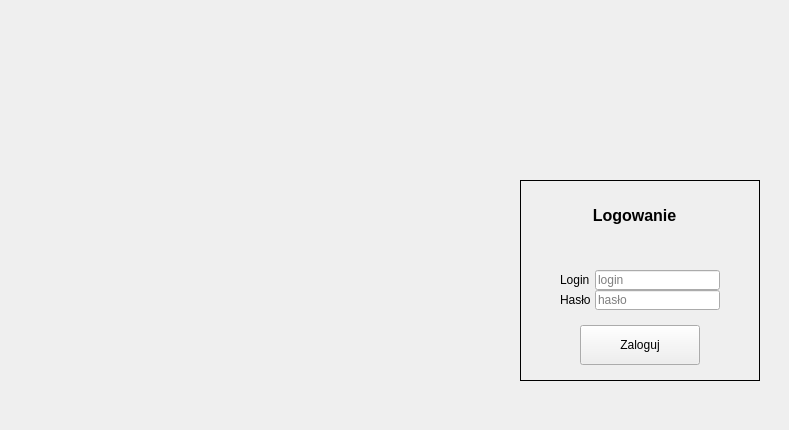
    <widget class="QWidget" name="login_page">
     <widget class="QWidget" name="Logowanie_widget" native="true">
      <property name="enabled">
       <bool>true</bool>
      </property>
      <property name="geometry">
       <rect>
        <x>500</x>
        <y>160</y>
        <width>280</width>
        <height>261</height>
       </rect>
      </property>
      <property name="autoFillBackground">
       <bool>true</bool>
      </property>
      <widget class="QFrame" name="Logowanie_frame">
       <property name="enabled">
        <bool>true</bool>
       </property>
       <property name="geometry">
        <rect>
         <x>20</x>
         <y>20</y>
         <width>240</width>
         <height>201</height>
        </rect>
       </property>
       <property name="sizePolicy">
        <sizepolicy hsizetype="Preferred" vsizetype="Preferred">
         <horstretch>0</horstretch>
         <verstretch>0</verstretch>
        </sizepolicy>
       </property>
       <property name="locale">
        <locale language="Polish" country="Poland"/>
       </property>
       <property name="frameShape">
        <enum>QFrame::Box</enum>
       </property>
       <property name="frameShadow">
        <enum>QFrame::Plain</enum>
       </property>
       <property name="lineWidth">
        <number>1</number>
       </property>
       <property name="midLineWidth">
        <number>0</number>
       </property>
       <widget class="QLabel" name="Logowanie_label">
        <property name="geometry">
         <rect>
          <x>69</x>
          <y>20</y>
          <width>91</width>
          <height>31</height>
         </rect>
        </property>
        <property name="font">
         <font>
          <pointsize>12</pointsize>
          <bold>true</bold>
         </font>
        </property>
        <property name="text">
         <string>Logowanie</string>
        </property>
        <property name="alignment">
         <set>Qt::AlignCenter</set>
        </property>
       </widget>
       <widget class="QLabel" name="Login_label">
        <property name="enabled">
         <bool>true</bool>
        </property>
        <property name="geometry">
         <rect>
          <x>40</x>
          <y>90</y>
          <width>30</width>
          <height>20</height>
         </rect>
        </property>
        <property name="sizePolicy">
         <sizepolicy hsizetype="Fixed" vsizetype="Fixed">
          <horstretch>0</horstretch>
          <verstretch>0</verstretch>
         </sizepolicy>
        </property>
        <property name="text">
         <string>Login: </string>
        </property>
       </widget>
       <widget class="QLabel" name="Haslo_label">
        <property name="geometry">
         <rect>
          <x>40</x>
          <y>110</y>
          <width>30</width>
          <height>20</height>
         </rect>
        </property>
        <property name="sizePolicy">
         <sizepolicy hsizetype="Fixed" vsizetype="Fixed">
          <horstretch>0</horstretch>
          <verstretch>0</verstretch>
         </sizepolicy>
        </property>
        <property name="text">
         <string>Hasło: </string>
        </property>
       </widget>
       <widget class="QLineEdit" name="haslo_logowanie_edit">
        <property name="geometry">
         <rect>
          <x>75</x>
          <y>110</y>
          <width>125</width>
          <height>20</height>
         </rect>
        </property>
        <property name="text">
         <string/>
        </property>
        <property name="maxLength">
         <number>32</number>
        </property>
        <property name="echoMode">
         <enum>QLineEdit::Password</enum>
        </property>
        <property name="placeholderText">
         <string>hasło</string>
        </property>
       </widget>
       <widget class="QLineEdit" name="login_logowanie_edit">
        <property name="geometry">
         <rect>
          <x>75</x>
          <y>90</y>
          <width>125</width>
          <height>20</height>
         </rect>
        </property>
        <property name="sizePolicy">
         <sizepolicy hsizetype="Fixed" vsizetype="Fixed">
          <horstretch>0</horstretch>
          <verstretch>0</verstretch>
         </sizepolicy>
        </property>
        <property name="text">
         <string/>
        </property>
        <property name="maxLength">
         <number>32</number>
        </property>
        <property name="placeholderText">
         <string>login</string>
        </property>
       </widget>
       <widget class="QPushButton" name="zaloguj_button">
        <property name="geometry">
         <rect>
          <x>60</x>
          <y>145</y>
          <width>120</width>
          <height>40</height>
         </rect>
        </property>
        <property name="text">
         <string>Zaloguj</string>
        </property>
        <property name="autoDefault">
         <bool>false</bool>
        </property>
        <property name="default">
         <bool>false</bool>
        </property>
        <property name="flat">
         <bool>false</bool>
        </property>
       </widget>
       <widget class="QLabel" name="niepoprawnedane_lbl">
        <property name="geometry">
         <rect>
          <x>20</x>
          <y>50</y>
          <width>211</width>
          <height>31</height>
         </rect>
        </property>
        <property name="text">
         <string/>
        </property>
        <property name="alignment">
         <set>Qt::AlignCenter</set>
        </property>
       </widget>
      </widget>
     </widget>
    </widget>
